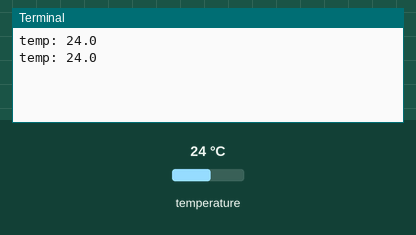
This program was run on a simulated Raspberry Pi (BCM pin numbers). Parts: the last lines printed to the terminal. Inputs (shaded band) come from the test bench; at power-on: temperature 24 °C.

Above: at 2.2 s.
2.3 s: temperature set to 3 °C
At 3.3 s:
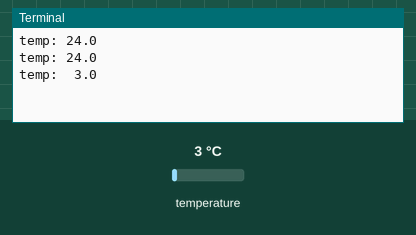
4.5 s: temperature set to 12 °C
At 5.8 s:
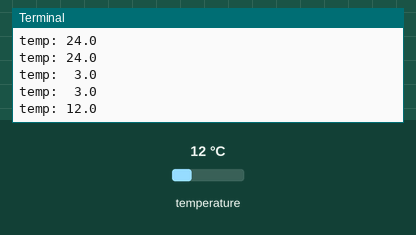

Measured:
- after the input at 2.3 s, the terminal: prints a new line after 0.70 s (image 1)
- after the input at 4.5 s, the terminal: prints a new line after 0.50 s (image 2)

The program:

Temp9800-1.py
```python
# Temp9800.py
# Read temperature from MCP9800 IC
'''
REG_TEMP: Temparature register layout
MSB         b7      b6      b5      b4      b3      b2      b1      b0
Weight      sign    64      32      16      8       4       2       1

LSB         b7      b6      b5      b4      b3      b2      b1      b0
Weight      1/2     1/4     1/8     1/16    0       0       0       0

Resolution in REG_CONFIG: b5, b6
b6 = 0, b5 = 0 -> b4, b5, b6 = 0; b7 valid
b6 = 0, b5 = 1 -> b4, b5 = 0; b7, b6 valid
b6 = 1, b5 = 0 -> b4 = 0; b7, b6, b5 valid
b5 = 1, b6 = 1 -> b7, b6, b5, b4 valid
'''
import smbus
import time

REG_TEMP = 0x00    # Temperature register
REG_CONFIG = 0x01    # Configuration register

bus = smbus.SMBus(1)  # RPi revision 2 (0 for revision 1)
i2c_address = 0x48

def init():
    bus.write_byte_data(i2c_address, REG_CONFIG, 0x60) # 12 bit resolution (1/16 degrees centigrade)

def getTemperature():
    data = bus.read_word_data(i2c_address, REG_TEMP)
    highbyte = (data >> 8) & 0xFF
    lowbyte = data & 0xFF
    (lowbyte, highbyte) = (highbyte, lowbyte) # swap (smbus uses little endian)
    sign = 1
    if highbyte & 0x80 == 0x80: # sign bit set
        sign = -1
    temp = highbyte & 0x7F # clear sign bit
    lowbyte = lowbyte >> 4 # shift fraction bits to right
    fraction = lowbyte / 16.0
    temp = sign * (temp + fraction)
    return temp

init()
time.sleep(1)
t = 0
while True:
    temp = getTemperature()
    print("temp: %4.1f" %(temp))
    t += 1
    time.sleep(1)
```
